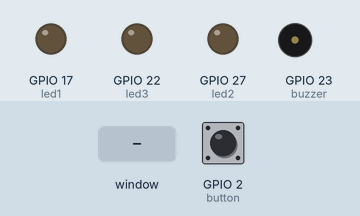
This program was run on a simulated Raspberry Pi (BCM pin numbers). On the bench: output pins drawn as LEDs (lit = HIGH), buzzer (waves = sounding). The test bench sets the inputs (shaded band); at power-on: GPIO 2 (button) HIGH. The desktop window is not drawn, its controls go by their first labels and the mouse button is held 0.15 s.

Above: at 1.2 s.
1.3 s: slider 1 in the window set to 50
At 2.1 s:
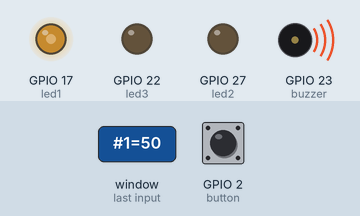
2.8 s: slider 1 in the window set to 100
At 3.3 s:
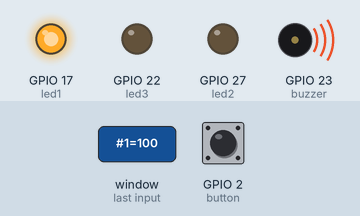
4.3 s: slider 1 in the window set to 25
At 5.5 s:
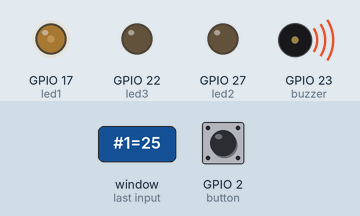
5.8 s: slider 2 in the window set to 50
At 6.7 s:
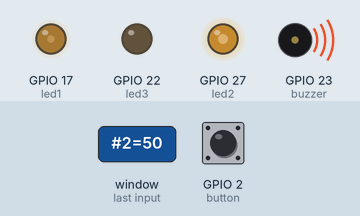
7.3 s: slider 1 in the window set to 0
At 7.9 s:
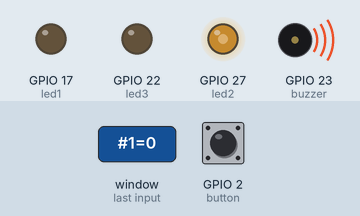
8.8 s: slider 2 in the window set to 100
At 10.2 s:
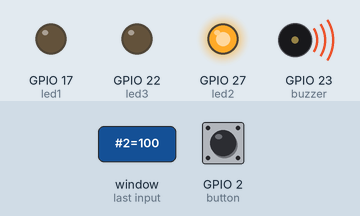
Timing chart, 0 to 11.3 s (numbered marks = the images above; inputs shaded):
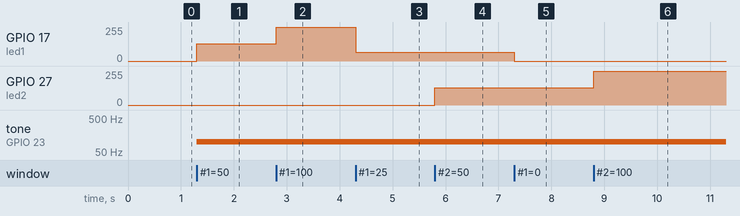

The program:

day2_level3_smart_buzzer.py
```python
"""
Raspberry Pi Camp - Day 2 - Level 3 (hardest independent challenge)
The buzzer's volume automatically tracks the average brightness of the
3 LEDs, live, with no separate volume slider. One function is called from
all three LED sliders to keep the buzzer updated.

Builds on day2_level1_functions_gui.py. Same wiring.
"""

import tkinter as tk
from gpiozero import PWMLED, PWMOutputDevice, Button

led1 = PWMLED(17)
led2 = PWMLED(27)
led3 = PWMLED(22)
buzzer = PWMOutputDevice(23)

window = tk.Tk()
window.title("LED Control Panel")


def update_buzzer():
    average = (led1.value + led2.value + led3.value) / 3
    buzzer.value = average


def set_led1(val):
    led1.value = int(val) / 100
    update_buzzer()


def set_led2(val):
    led2.value = int(val) / 100
    update_buzzer()


def set_led3(val):
    led3.value = int(val) / 100
    update_buzzer()


tk.Label(window, text="LED 1").pack()
tk.Scale(window, from_=0, to=100, orient="horizontal", command=set_led1).pack()

tk.Label(window, text="LED 2").pack()
tk.Scale(window, from_=0, to=100, orient="horizontal", command=set_led2).pack()

tk.Label(window, text="LED 3").pack()
tk.Scale(window, from_=0, to=100, orient="horizontal", command=set_led3).pack()


button = Button(2)
system_on = True


def toggle_system():
    global system_on
    system_on = not system_on
    if not system_on:
        led1.off()
        led2.off()
        led3.off()
        buzzer.off()


button.when_pressed = toggle_system

window.mainloop()
```

Measured:
- after the input at 1.3 s, GPIO 17 (led1): 0/255 → 128/255 at once; tone on GPIO 23 (buzzer): silent → 100 Hz at once
- after the input at 2.8 s, GPIO 17 (led1): 128/255 → 255/255 at once
- after the input at 4.3 s, GPIO 17 (led1): 255/255 → 64/255 at once
- after the input at 5.8 s, GPIO 27 (led2): 0/255 → 128/255 at once
- after the input at 7.3 s, GPIO 17 (led1): 64/255 → 0/255 at once
- after the input at 8.8 s, GPIO 27 (led2): 128/255 → 255/255 at once
